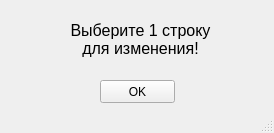
<?xml version="1.0" encoding="UTF-8"?>
<ui version="4.0">
 <class>MainWindow</class>
 <widget class="QMainWindow" name="MainWindow">
  <property name="geometry">
   <rect>
    <x>0</x>
    <y>0</y>
    <width>274</width>
    <height>133</height>
   </rect>
  </property>
  <property name="windowTitle">
   <string>Ошибка</string>
  </property>
  <property name="windowIcon">
   <iconset>
    <normaloff>../../../../../307313.png</normaloff>../../../../../307313.png</iconset>
  </property>
  <widget class="QWidget" name="centralwidget">
   <widget class="QPushButton" name="Ok_Button">
    <property name="geometry">
     <rect>
      <x>100</x>
      <y>80</y>
      <width>75</width>
      <height>23</height>
     </rect>
    </property>
    <property name="text">
     <string>OK</string>
    </property>
   </widget>
   <widget class="QLabel" name="label">
    <property name="geometry">
     <rect>
      <x>60</x>
      <y>9</y>
      <width>161</width>
      <height>61</height>
     </rect>
    </property>
    <property name="font">
     <font>
      <pointsize>12</pointsize>
     </font>
    </property>
    <property name="text">
     <string>Выберите 1 строку для изменения!</string>
    </property>
    <property name="alignment">
     <set>Qt::AlignCenter</set>
    </property>
    <property name="wordWrap">
     <bool>true</bool>
    </property>
   </widget>
  </widget>
  <widget class="QMenuBar" name="menubar">
   <property name="geometry">
    <rect>
     <x>0</x>
     <y>0</y>
     <width>274</width>
     <height>21</height>
    </rect>
   </property>
  </widget>
  <widget class="QStatusBar" name="statusbar"/>
 </widget>
 <resources/>
 <connections/>
</ui>
